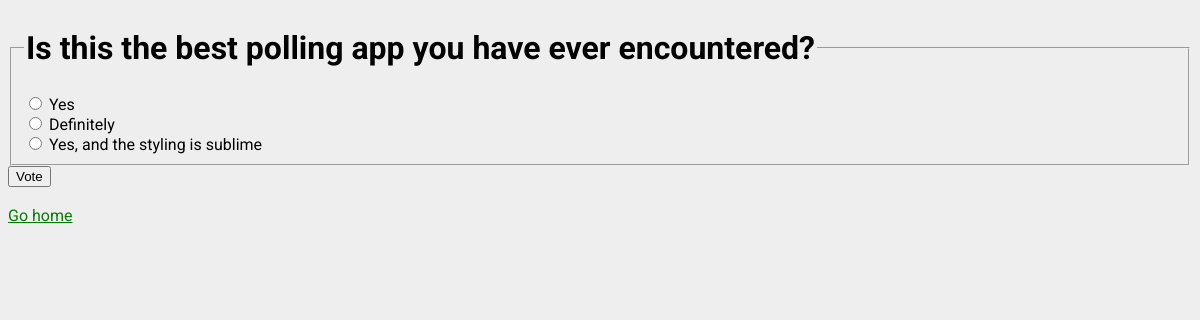
The app's page /12/ with its own data.
### polls/models.py (models this page shows, shortened)
class Question(models.Model):
    question_text = models.CharField(max_length=255)
    pub_date = models.DateTimeField('date published', default=timezone.now)

class Choice(models.Model):
    question = models.ForeignKey(Question, on_delete=models.CASCADE)
    choice_text = models.CharField(max_length=200)
    votes = models.IntegerField(default=0)

### polls/views.py (the view)
# urls.py: path('<int:pk>/', views.DetailView.as_view(), name='detail'),
class DetailView(generic.DetailView):
    model = Question
    template_name = 'polls/detail.html'
    def get_queryset(self):
        return Question.objects.filter(pub_date__lte=timezone.now())

### polls/templates/polls/detail.html (shortened to what this page needs)
<!DOCTYPE html>
<html lang="en">
  <head>
    {% load static %}
    <link
      rel="stylesheet"
      type="text/css"
      href="{% static 'polls/style.css' %}"
    />
  </head>
  <body>
    <form action="{% url 'polls:vote' question.id %}" method="post">
      <fieldset>
        <legend><h1>{{ question.question_text }}</h1></legend>
         {% for choice in question.choice_set.all %}
        <input
          type="radio"
          name="choice"
          id="choice{{ forloop.counter }}"
          value="{{ choice.id }}"
        />
        <label for="choice{{ forloop.counter }}">{{ choice.choice_text }}</label
        ><br />
        {% endfor %}
      </fieldset>
      <input type="submit" value="Vote" />
    </form><br>
    <a href="{% url 'polls:pollsindex' %}">Go home</a>
  </body>
</html>

### polls/static/polls/style.css (style rules this page uses)
body { background: white url("images/background.png") repeat; font-family: 'Roboto'; }
a { color: green; }

### records on screen
Question: question_text "Is this the best polling app you have ever encountered?"
Choice: choice_text "Yes"
Choice: choice_text "Definitely"
Choice: choice_text "Yes, and the styling is sublime"
